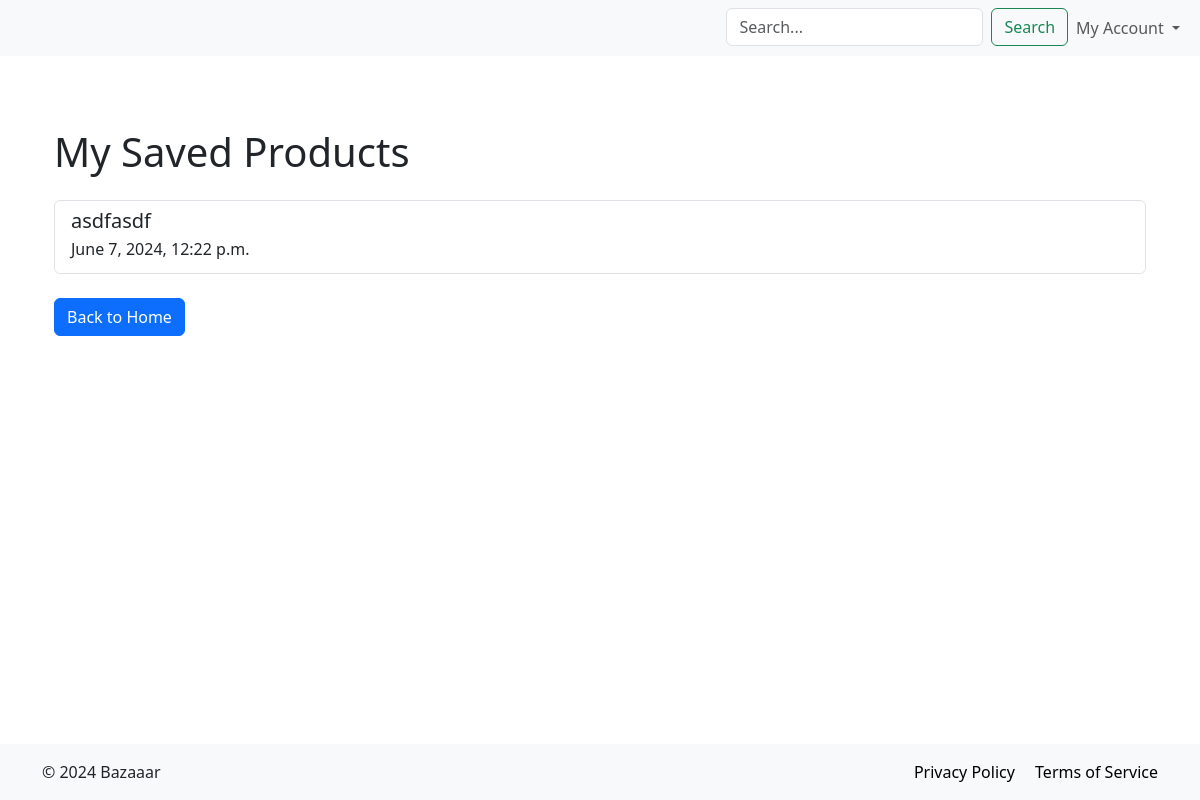
The app's page /saved/products/ (signed in), older data.
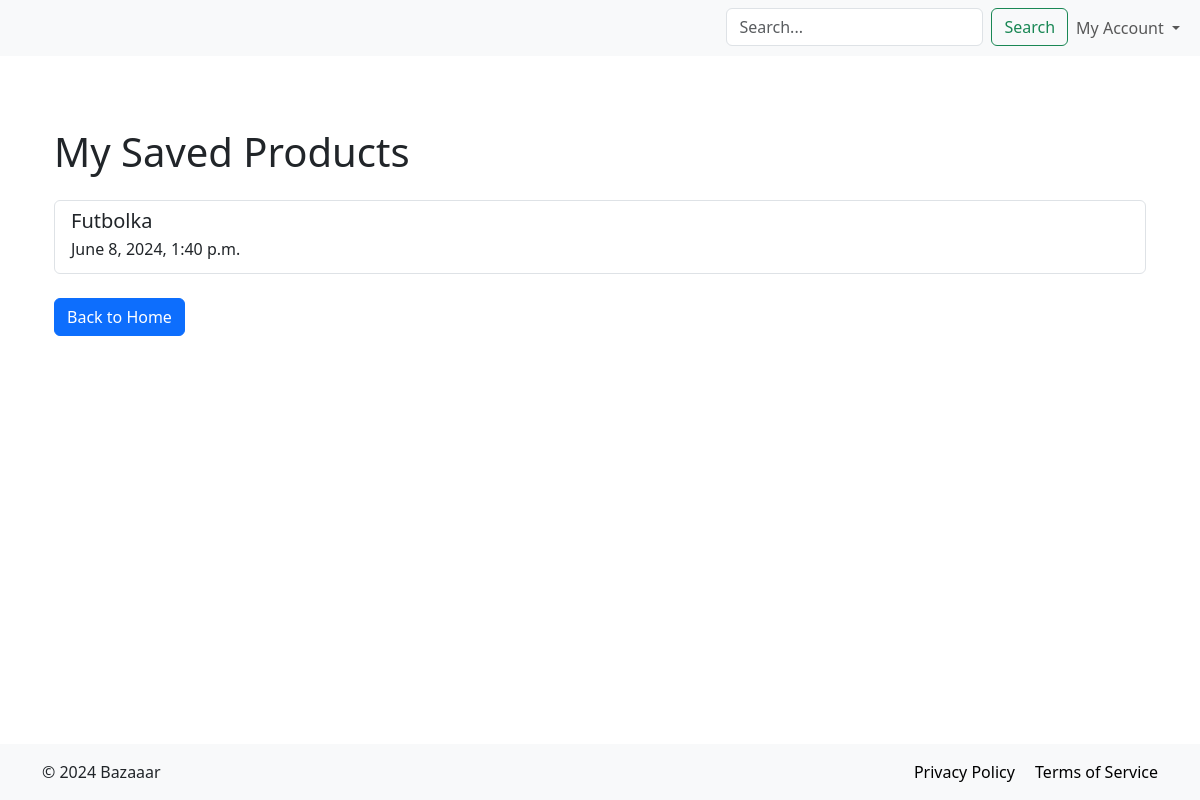
The same page, newer data.
### products/models.py (models this page shows, shortened)
class SavedProduct(models.Model):
    user = models.ForeignKey(User, on_delete=models.CASCADE)
    product = models.ForeignKey(Products, on_delete=models.CASCADE)
    saved_at = models.DateTimeField(auto_now_add=True)
    class Meta:
        db_table = 'SavedProduct'
        unique_together = ('user', 'product')

class Products(models.Model):
    category = models.ForeignKey(Category, on_delete=models.CASCADE)
    page = models.ForeignKey(Pages, on_delete=models.CASCADE)
    name = models.CharField(max_length=500)
    description = models.TextField()
    price = models.FloatField()
    discount = models.IntegerField(default=0, validators=[MinValueValidator(0), MaxValueValidator(100)])
    price_discount = models.FloatField(default=0)
    class Meta:
        db_table = 'Products'

### products/views.py (the view)
# urls.py: path('saved/products/', views.SavedProductView.as_view(), name='saved-products'),
class SavedProductView(LoginRequiredMixin, View):
    def get(self, request):
        savedproducts = SavedProduct.objects.filter(user=request.user)
        context = {
            'savedproducts': savedproducts,
        }
        return render(request, 'savedproducts.html', context=context)

### products/templates/savedproducts.html (shortened to what this page needs)
{% extends 'base.html' %}
{% block content %}
    <div class="container mt-4">
        <h1 class="my-4">My Saved Products</h1>
        <div class="list-group">
            {% for save in savedproducts %}
                <a href="{% url 'products:product-detail' page_id=save.product.page.id product_id=save.product.id %}" class="list-group-item list-group-item-action">
                    <h5 class="mb-1">{{ save.product.name }}</h5>
                    <p class="mb-1">{{ save.saved_at }}</p>
                </a>
            {% empty %}
                <p class="text-muted">No product found.</p>
            {% endfor %}
        </div>
        <a href="{% url 'products:home' %}" class="btn btn-primary mt-4">Back to Home</a>
    </div>
{% endblock %}

Row changes from the older to the newer data that the page shows:
removed SavedProduct: product.name "asdfasdf", saved_at "June 7, 2024, 12:22 p.m."
added SavedProduct: product.name "Futbolka", saved_at "June 8, 2024, 1:40 p.m."
